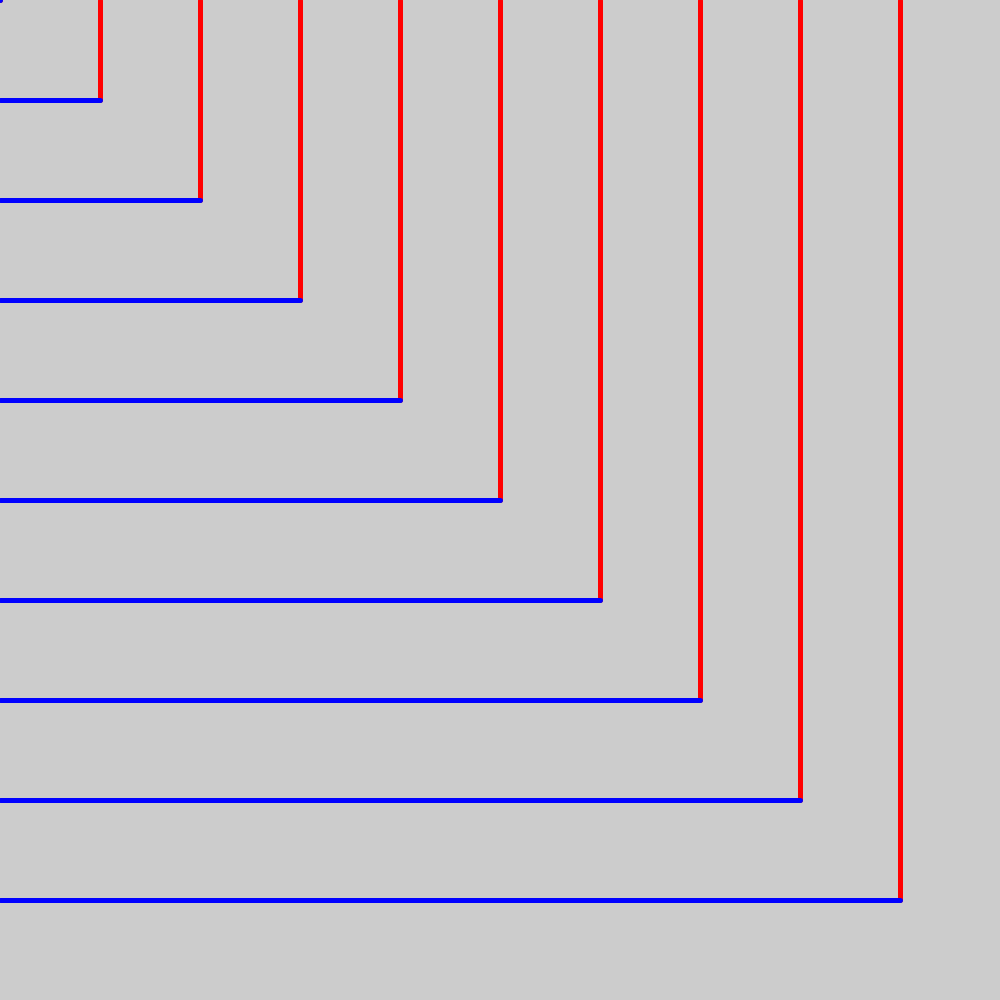
Frame 1 (no input)
Frame 60 (the mouse pressed at the canvas centre just before this capture): identical to frame 1, image omitted
Frame 120 (the mouse held since frame 60 and released just before this capture): identical to frame 1, image omitted

The Processing sketch that drew this single still picture (run headless with seeded random() and noise(); from frame 60 on, the mouse is pressed at the canvas centre):

// Processing sketch: Worksheet_Wk3_L1
// ── Worksheet_Wk3_L1.pde
// Question 1
/*
8

12

i starts at 2, i = i - 1, i = i + 3
x  i < 10 result + i i-1 i+=3
2  true    5         1    4
4  true    9         3    6
6  true    13        5    8
8  true    23        7   10

23
*/
// Question 2
/*
for(int i = 2; i <= 14; i+= 2) {
  print(i + " ");  
}
println();
for(int i = 10; i >= -5; i--) {
  print(i + " ");
}
println();
for(int i = 1; i <= 1024; i*=2) {
  print(i + " ");
}
println();
for(int i = 0; i <= 2; i++) {
  for(int k = 1; k <= 5; k++) {
    print(i + " ");  
  }
}
println();
*/


// Question 3
/*
99

infinite

10

0

6

10

*/
// Question 4

void setup() {
  size(1000, 1000);
  strokeWeight(5);
  stroke(255, 0, 0);
  for(int i = 0; i < width; i += width / 10) {
    stroke(255, 0, 0);
    line(i, 0, i, i);
    stroke(0, 0, 255); 
    line(0, i, i, i);
  }


 /*
  size(2000, 600);
  final int rectCount = 100;
  int rectWidth = width / rectCount;
  int rectHeight = rectWidth;//height / 10;
  for(int i = 0; i < width - rectWidth / 2; i += rectWidth) {
    rect(i, height / 2 - rectHeight / 2, rectWidth, rectHeight);  
  }
  */
  /*
  size(800, 600);
  final int circleCount = 10;
  int diameter = width / circleCount;
  int radius = diameter / 2;
  for(int i = 0 + radius; i <= width - radius; i += diameter) {
    circle(i, height / 2, diameter);  
  }
  */
}

void draw() {
  
}



// Class Questions
/*
int x = 1;
while(x <= 64) {
  print(x + " ");
  x *= 2;
}
println();
int x2 = 7;
while(x2 <= 42) {
  print(x2 + " ");
  x2 += 7;
}
println();
int x3 = 1000000;
while(x3 >= 1) {
  print(x3 + " ");
  x3 /= 10;
}
println();
int x4 = 25;
while(x4 <= 150) {
  print(x4 + " ");
  x4 += 25;
}
println();
int x5 = 97;
while(x5 <= (char)'h') {
  print((char)x5 + " ");
  x5++;
}
println();
int x6 = 97;
while(x6 <= (char)'n') {
  print((char)x6 + " ");
  x6 += 2;
}
println();
for(int i = 1; i <= 64; i *= 2) {
  print(i + " ");  
}
println();
for(int i = 7; i <= 42; i += 7) {
  print(i + " ");
}
println();
for(int i= 1000000; i >= 1; i /= 10) {
  print(i + " ");
}
println();
for(int i = 25; i <= 150; i += 25) {
  print(i + " ");  
}
println();
for(int i = 97; i <= (char)'h'; i++) {
  print((char)i + " ");  
}
println();
int count = 0;
int sumValues = 0;
for(int i = -20; i <= 25; i++) {
  if(i % 5 == 0 && i % 4 == 0) {
    count++;
    sumValues += i;
  }
}
println(count);
println(sumValues);
*/
